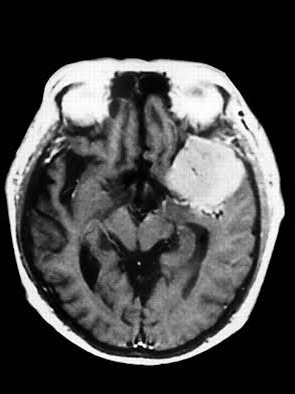
#> input picture t.jpg, 295 x 394 px, given in place of the camera
$ python detection_new.py
#> lines starting #> are read from the running program, lines starting #| are printed output that depends on the picture; after the words box and inside, x2 and y2 are one past the last pixel; in counts of white or black regions, pixels touching at a corner belong together

import numpy as np

import cv2

cam = cv2.VideoCapture(0)

while True:
    ret_val, img = cam.read()
#> img is the input picture: shape (394, 295, 3); min 0, max 255, mean 70.5


    grayscale = cv2.cvtColor(img, cv2.COLOR_BGR2GRAY)
    edges = cv2.Canny(grayscale, 30, 100)
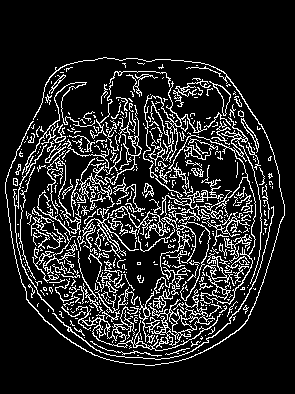
#> edges: shape (394, 295); 14.1% white in thin lines or dots, all inside (x1, y1, x2, y2) = (5, 57, 285, 366)
    lines = cv2.HoughLinesP(edges, 1, np.pi/180, 60, np.array([]), 50, 5)
#> lines = 35 rows, first 6: [176, 323, 180, 263], [178, 248, 239, 309], [171, 194, 253, 276], [191, 289, 251, 229], [114, 187, 202, 275], [168, 156, 172, 102]
    print(lines)
#> (printed output is left out)
    for line in lines:
        for x1, y1, x2, y2 in line:

            imageframe =cv2.rectangle(img, (x1, y1), (x2, y2), (220, 220, 220), 3)
#> this loop made 35 passes
#> line on passes 1 to 12: [[176, 323, 180, 263]], [[178, 248, 239, 309]], [[171, 194, 253, 276]], [[191, 289, 251, 229]], [[114, 187, 202, 275]], [[168, 156, 172, 102]], [[116, 278, 175, 337]], [[99, 356, 99, 306]], [[90, 260, 142, 208]], [[137, 357, 176, 284]], [[140, 308, 183, 359]], [[183, 192, 265, 274]]
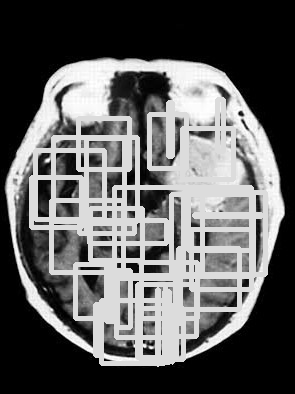
#> img: shape (394, 295, 3); min 0, max 255, mean 96.5


    cv2.imshow("Multiple Color Detection in Real-TIme", imageframe)

    if cv2.waitKey(10) & 0xFF == ord('q'):
#> (key q is pressed here)
        cam.release()
        cv2.destroyAllWindows()
        break
